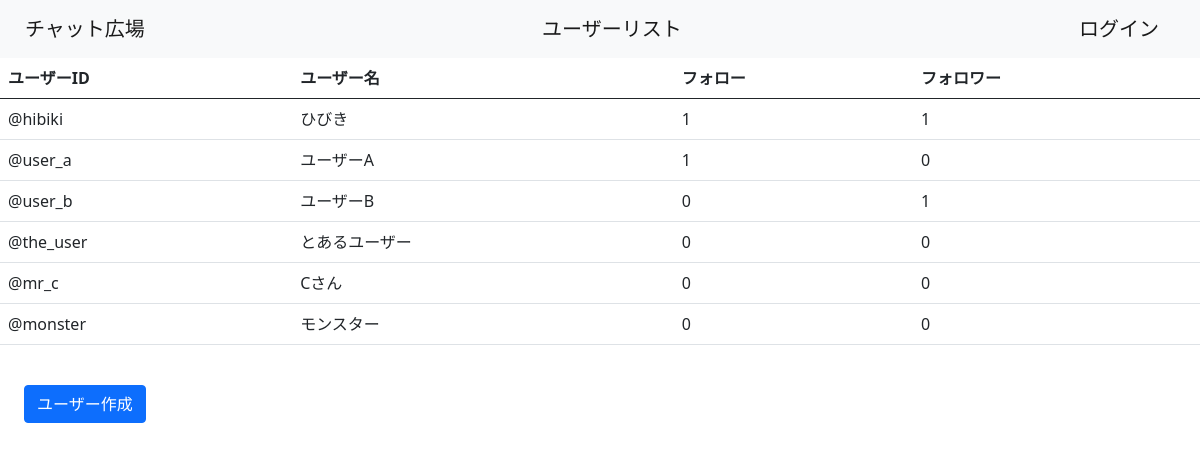
The app's page /user/list, older data.
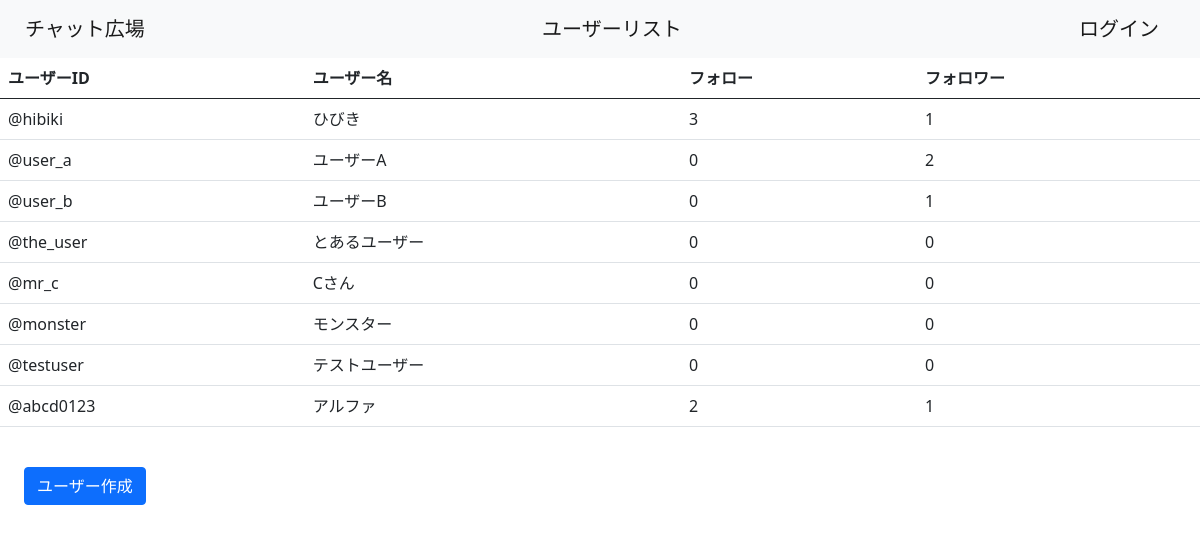
The same page, newer data.
### chatrooms/models.py (models this page shows, shortened)
class CustomUser(AbstractUser):
    user_name = models.CharField(max_length=100, default="no name")
    memo = models.TextField()
    created_at = models.DateTimeField(auto_now_add=True)
    REQUIRED_FIELDS = ["user_name","memo"]
    groups = None
    user_permissions = None
    last_login = None
    first_name = models.CharField(max_length=100, default=" ",null=True)
    last_name = models.CharField(max_length=100, default=" ",null=True)
    email_address = None
    date_joined = None

### chatrooms/views.py (the view)
# urls.py: path('user/list', views.UserListView.as_view(), name='ul'),
class UserListView(ListView):
    template_name = 'user/list.html'
    model = models.CustomUser
    context_object_name = "users_list"

### templates/user/list.html
{% extends 'base.html' %}
{% block content %}
    <table class="table table-hover">
        <thead>
            <tr>
              <th scope="col">ユーザーID</th>
              <th scope="col">ユーザー名</th>
              <th scope="col">フォロー</th>
              <th scope="col">フォロワー</th>
            </tr>
          </thead>
          <tbody>
            {% for user_ in users_list %}
            <tr>
              {% if user_.id == user.id %}
              <td class="bg-secondary"><a href={% url 'mp' %} class="text-white text-decoration-none">★@{{ user_.username }}</a></td>
              <td class="bg-secondary"><a href={% url 'mp' %} class="text-white text-decoration-none">{{ user_.user_name }}</a></td>
              <td class="text-white bg-secondary">{{ user_.follow.count }}</td>
              <td class="text-white bg-secondary">{{ user_.follower.count }}</td>
              {% else %}
              <td><a href={% url 'ud' user_.id %} class="text-dark text-decoration-none"} >@{{ user_.username }}</a></td>
              <td><a href={% url 'ud' user_.id %} class="text-dark text-decoration-none"}>{{ user_.user_name }}</a></td>
              <td class="text-dark text-decoration-none">{{ user_.follow.count }}
              </td>
              <td class="text-dark text-decoration-none">{{ user_.follower.count }}
              </td>
              {% endif %}
            </tr>
            {% endfor %}
          </tbody>
    </table>
    <a href={%url 'uc'%} class="btn btn-primary m-4">ユーザー作成</a>
{% endblock content %}

Row changes from the older to the newer data that the page shows:
computed for CustomUser "hibiki": follow.count "1" → "3"
changed CustomUser "user_a": follow.count "1" → "0"; follower.count "0" → "2"
added CustomUser: username "testuser", user_name "テストユーザー", follow.count "0", follower.count "0"
added CustomUser: username "abcd0123", user_name "アルファ", follow.count "2", follower.count "1"
